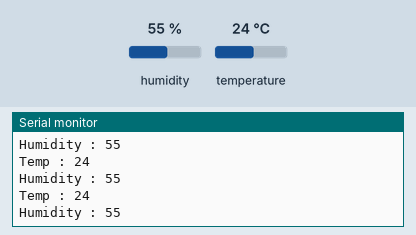
Bench run of a sketch on a simulated Arduino Uno, built with avr-gcc and run on an emulated ATmega328P. On the bench: the last lines printed to the serial monitor. Inputs (shaded band) come from the test bench; at power-on: humidity 55 %, temperature 24 °C.

Above: at 2.8 s.
2.9 s: humidity set to 22 %
At 4.4 s:
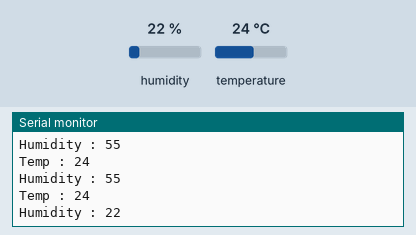
5.6 s: temperature set to 12 °C
At 7.6 s:
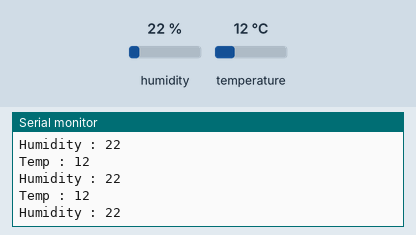
8.3 s: humidity set to 40 %
At 11.0 s:
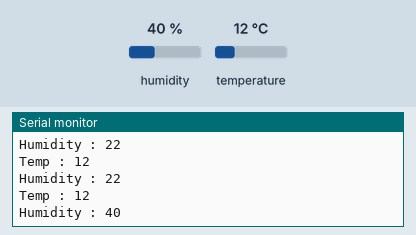
Timing chart, 0 to 12.5 s (numbered marks = the images above; inputs shaded):
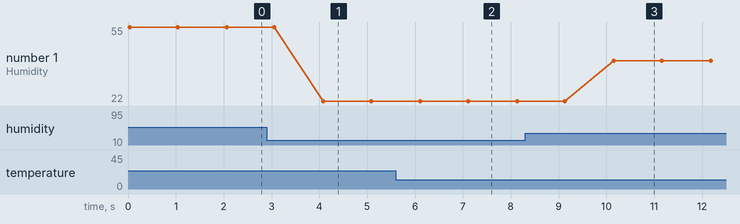

Measured:
- after the input at 2.9 s, the serial monitor: prints a new line after 1.2 s (image 1)
- after the input at 5.6 s, the serial monitor: prints a new line after 0.50 s (image 2)
- after the input at 8.3 s, the serial monitor: prints a new line after 1.9 s (image 3)
- plotted number 1: 55 → 22 after the input at 2.9 s, 22 → 40 after the input at 8.3 s

The sketch:

___1.ino
```cpp
#include <DHT.h>
#include <DHT_U.h>

#include <Adafruit_Sensor.h>

DHT mydht(A0, DHT11); //객체선언

void setup() {
  // put yoursetup code here, to run once:
  Serial.begin(9600);
  mydht.begin();
}

void loop() {
  // put your main code here, to run repeatedly:
  int temp = mydht.readTemperature(); //온도
  int humi = mydht.readHumidity(); //습도

  Serial.print("Temp : ");
  Serial.println(temp);
  Serial.print("Humidity : ");
  Serial.println(humi);
  delay(1000); //1초마다 반복
}
```
